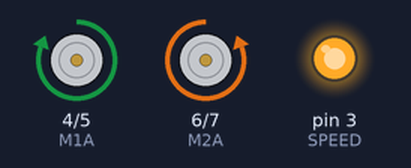
This sketch was run on a simulated Arduino Uno, built with avr-gcc and run on an emulated ATmega328P. Parts: motor-driver pin pairs drawn as motors (green arrow = first pin HIGH = forward, orange = second pin HIGH = backward, longer = more drive), output pins drawn as LEDs (lit = HIGH).

Above: at 1.5 s.
At 4.5 s:
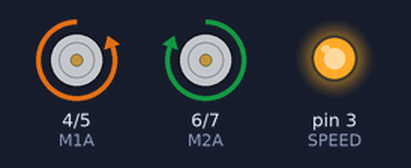
Timing chart, 0 to 7.8 s (numbered marks = the images above):
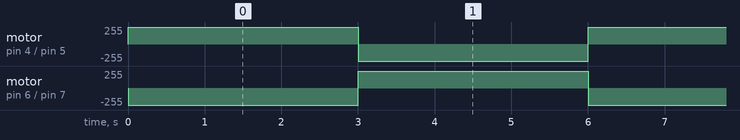

The sketch:

program_2.ino
```cpp
#define M1A 4
#define M1B 5
#define M2A 6
#define M2B 7
#define SPEED 3

void setup(){

  pinMode(M1A, OUTPUT);
  pinMode(M1B, OUTPUT);
  pinMode(M2A, OUTPUT);
  pinMode(M2B, OUTPUT);
  pinMode(SPEED, OUTPUT);

  analogWrite(SPEED, 255);

  digitalWrite(M1A, LOW);
  digitalWrite(M1B, LOW);
  digitalWrite(M2A, LOW);
  digitalWrite(M2B, LOW);

}

void loop(){

  digitalWrite(M1A, 1);
  digitalWrite(M1B, 0);
  digitalWrite(M2A, 0);
  digitalWrite(M2B, 1);

  delay(3000);

  digitalWrite(M1A, 0);
  digitalWrite(M1B, 1);
  digitalWrite(M2A, 1);
  digitalWrite(M2B, 0);

  delay(3000);

}
```

Measured:
- by itself, motor on pin 4 (M1A) / pin 5 (M1B), motor on pin 6 (M2A) / pin 7 (M2B): alternates forward 255/255 for 3.0 s and backward 255/255 for 3.0 s
